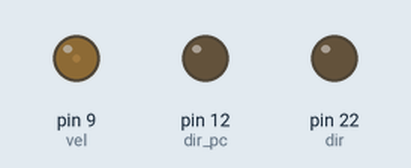
This sketch was run on a simulated Arduino Mega 2560, built with avr-gcc and run on an emulated ATmega2560. Shown: output pins drawn as LEDs (lit = HIGH).

Above: at 0.05 s.
At 0.35 s:
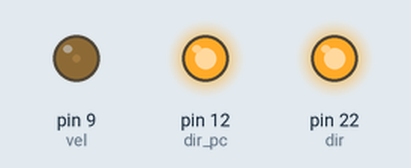
Timing chart, 0 to 3.0 s (numbered marks = the images above):
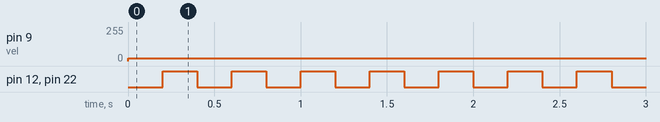

The sketch:

teste_carro.ino
```cpp
#define vel 9
#define dir 22
#define dir_pc 12

void setup() {
  // put your setup code here, to run once:
  pinMode(vel,OUTPUT);
  pinMode(dir,OUTPUT);
  pinMode(dir_pc,OUTPUT);
}

void loop() {
  // put your main code here, to run repeatedly:
  analogWrite(vel,20);
  digitalWrite(dir,0);
  digitalWrite(dir_pc,0);
  delay(200);

  analogWrite(vel,20);
  digitalWrite(dir,1);
  digitalWrite(dir_pc,1);
  delay(200);
}
```

Measured:
- by itself, pin 9 (vel): 0/255 → 20/255 at 0.00 s
- by itself, pin 12 (dir_pc), pin 22 (dir): alternates HIGH for 0.20 s and LOW for 0.20 s
